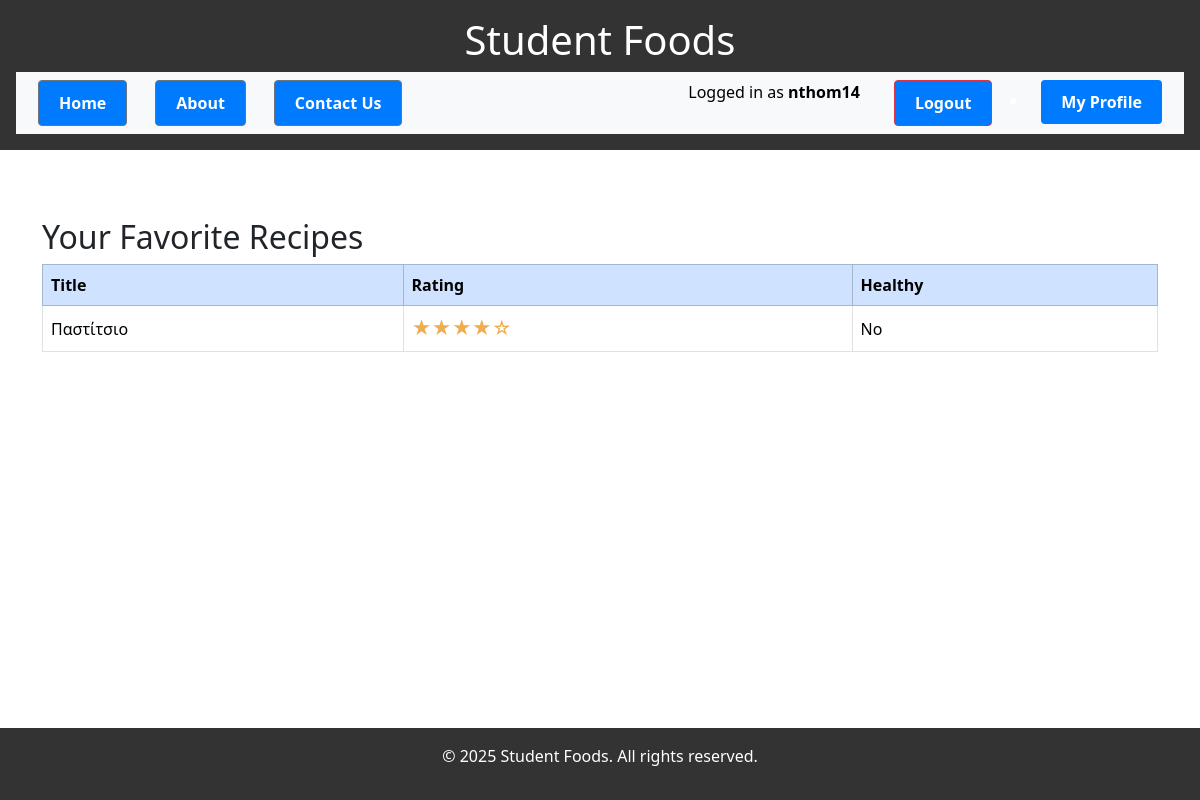
Page /favorite_recipes.php (signed in) on the committed database.
### tables this page shows
CREATE TABLE `recipes` (
  `id` int(11) NOT NULL,
  `user_id` int(11) NOT NULL,
  `title` varchar(255) NOT NULL,
  `description` text DEFAULT NULL,
  `created_at` timestamp NOT NULL DEFAULT current_timestamp(),
  `rating` tinyint(3) UNSIGNED NOT NULL DEFAULT 0,
  `is_healthy` tinyint(1) NOT NULL DEFAULT 0,
  `is_favorite` tinyint(1) NOT NULL DEFAULT 0
);

### favorite_recipes.php (the view, shortened to what this page needs)
<?php
require 'config.php';
$user_id = $_SESSION['user']['id'];
$stmt = $pdo->prepare("SELECT id, title, rating, is_healthy FROM recipes WHERE user_id = ? AND is_favorite = 1 ORDER BY title ASC");
$stmt->execute([$user_id]);
$recipes = $stmt->fetchAll();
?>
<?php include 'header.php'; ?>
<div class="container mt-5">
    <h2>Your Favorite Recipes</h2>
    <?php if (count($recipes) === 0): ?>
        <div class="alert alert-info">You have no favorite recipes yet.</div>
    <?php else: ?>
        <div class="table-responsive">
            <table class="table table-hover table-bordered align-middle">
                <thead class="table-primary">
                    <tr>
                        <th>Title</th>
                        <th>Rating</th>
                        <th>Healthy</th>
                    </tr>
                </thead>
                <tbody>
                    <?php foreach ($recipes as $recipe): ?>
                        <tr onclick="window.location='recipe_view.php?id=<?= $recipe['id'] ?>&from=favorite'" style="cursor:pointer;">
                            <td><?= htmlspecialchars($recipe['title']) ?></td>
                            <td>
                                <span style="color: #f0ad4e; font-size: 1.2rem;">
                                    <?php
                                    $rating = (int)$recipe['rating'];
                                    for ($i = 1; $i <= 5; $i++) {
                                        echo $i <= $rating ? "&#9733;" : "&#9734;";
                                    }
                                    ?>
                                </span>
                            </td>
                            <td><?= $recipe['is_healthy'] ? 'Yes' : 'No' ?></td>
                        </tr>
                    <?php endforeach; ?>
                </tbody>
            </table>
        </div>
    <?php endif; ?>
</div>
<?php include 'footer.php'; ?>

### css/style.css (style rules this page uses)
html, body { height: 100%; margin: 0; }

### rows in the picture
recipes: title "Παστίτσιο", rating 4 (drawn), is_healthy "No"

### other values in the picture
$_SESSION['user']['username'] "nthom14"
